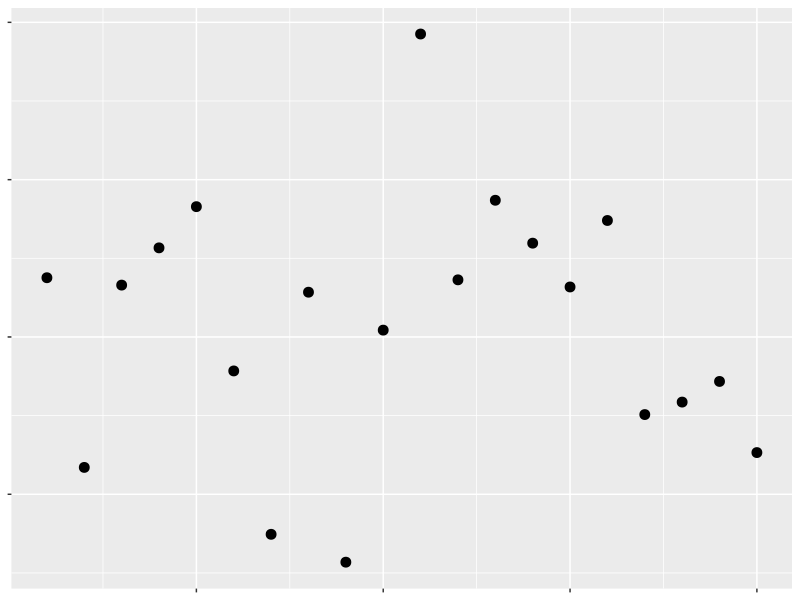
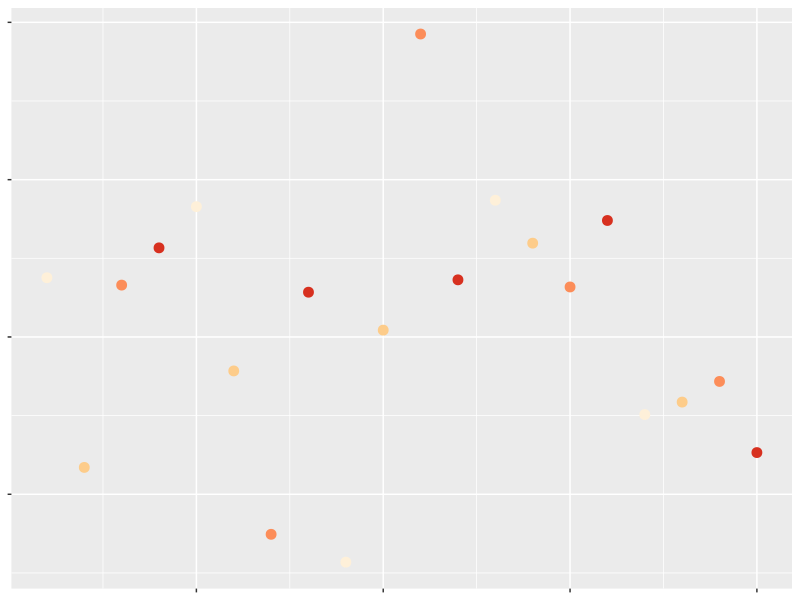
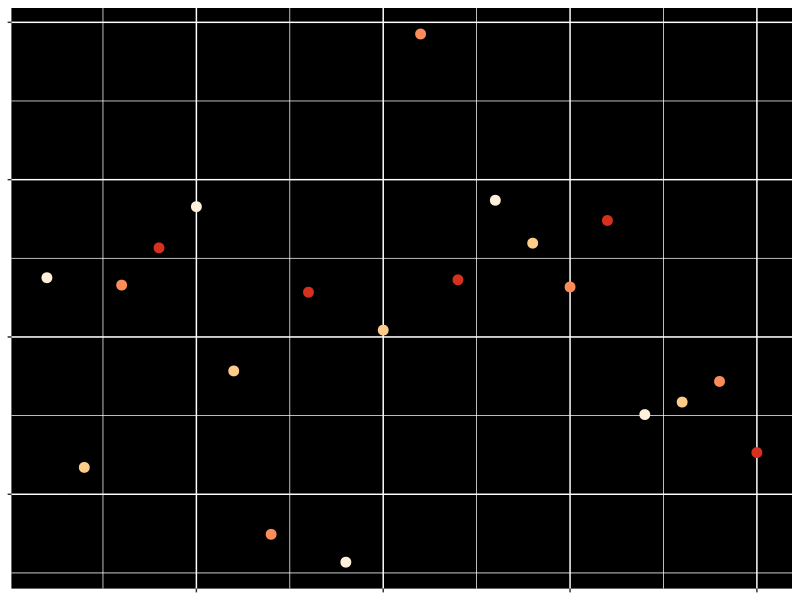
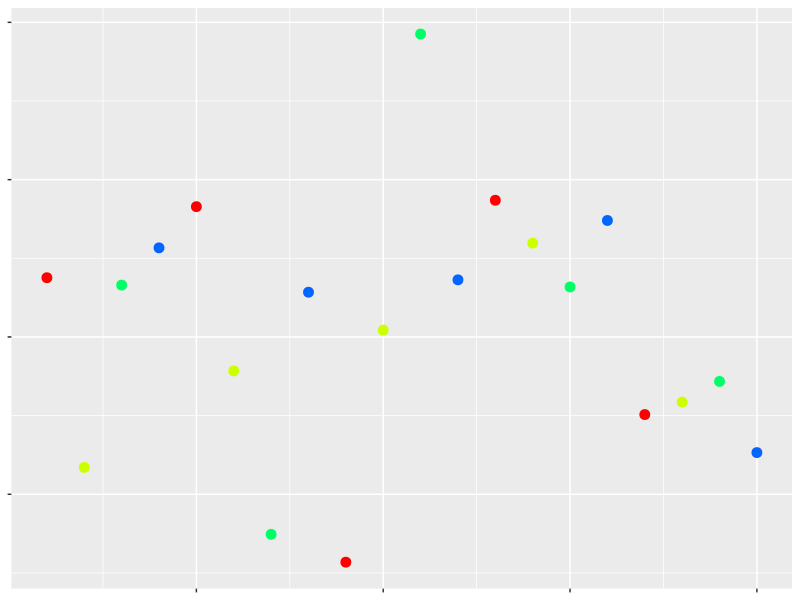
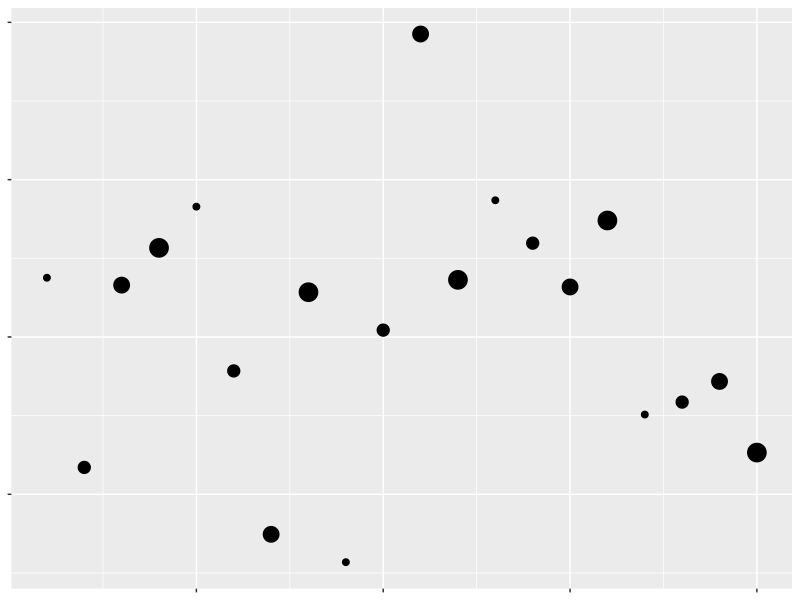
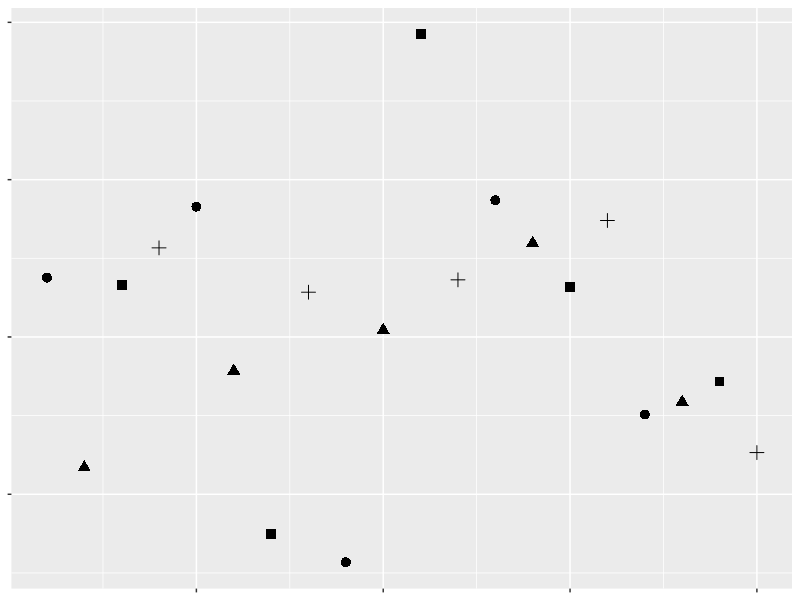

Here is the R script that generated these plots, in order:
## ---- chunk 1
library(tidyverse)
library(cowplot)
## ---- chunk 2
df <- tibble(x = c(1:20),
        y = rnorm(20),
        z = rep(c("A", "B", "C", "D"), 5))
ggplot(df, aes(x, y)) + 
  geom_point(size = 3) + 
  theme(text = element_blank(),
        legend.position = "null")
## ---- chunk 3
ggplot(df, aes(x, y, color = z)) + 
  geom_point(size = 3) + 
  theme(text = element_blank(),
        legend.position = "null") + 
  scale_color_brewer(palette = "OrRd")
## ---- chunk 4
ggplot(df, aes(x, y, color = z)) + 
  geom_point(size = 3) + 
  scale_color_brewer(palette = "OrRd") + 
  theme(text = element_blank(),
        legend.position = "null",
        panel.background = element_rect(fill = "black")) 
## ---- chunk 5
ggplot(df, aes(x, y, color = z)) + 
  geom_point(size = 3) + 
  scale_color_manual(values = rainbow(5)) + 
  theme(text = element_blank(),
        legend.position = "null")  
## ---- chunk 6
a <- ggplot(df, aes(x, y, size = z)) + 
  geom_point() + 
  theme(text = element_blank(),
        legend.position = "null")  

suppressWarnings(print(a))
## ---- chunk 7
ggplot(df, aes(x, y, shape = z)) + 
  geom_point(size = 3) + 
  theme(text = element_blank(),
        legend.position = "null")  
